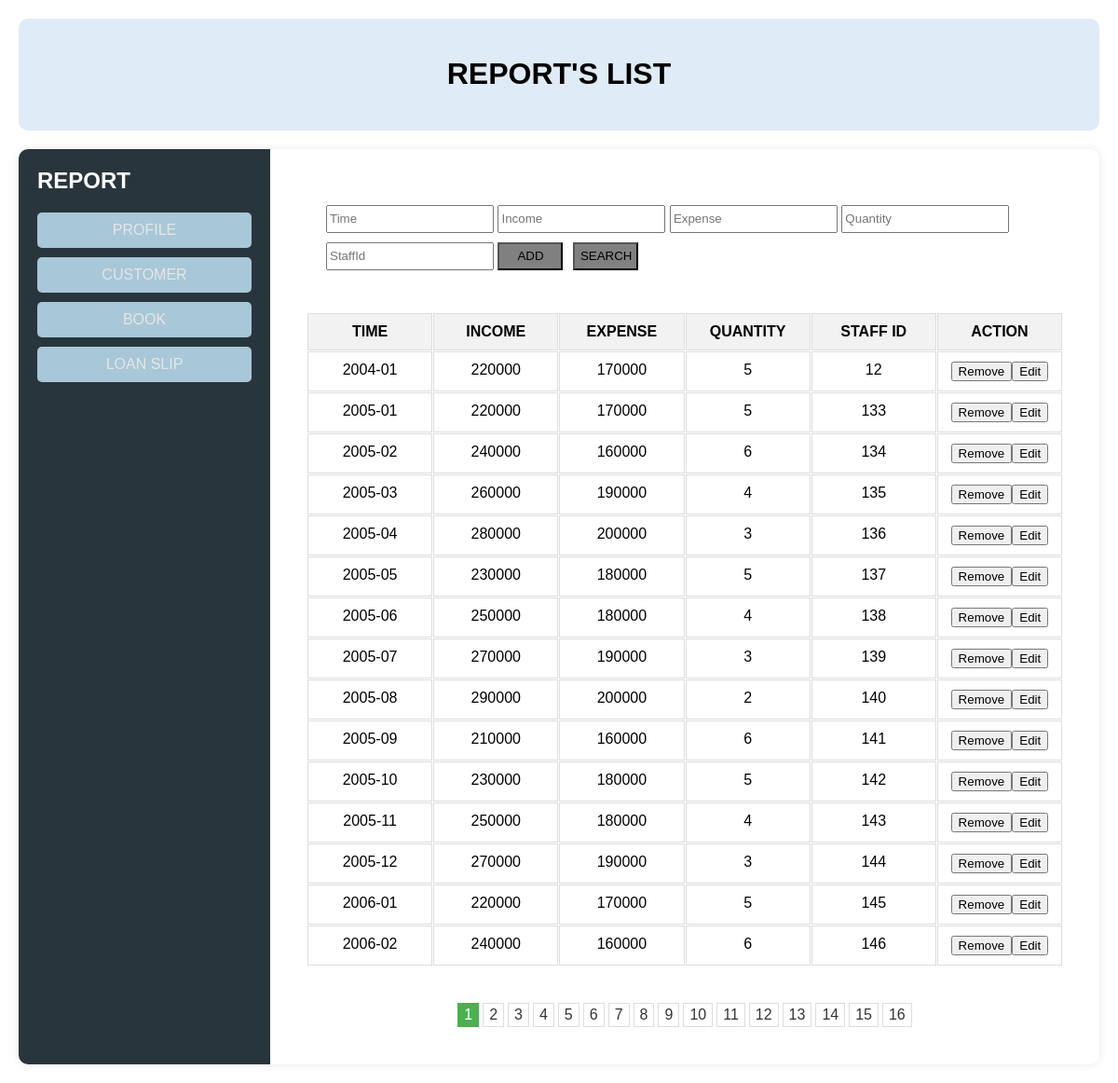
The app's page /report.php with its own data.
### tables this page shows
CREATE TABLE baocaothang (
    thoigian VARCHAR(15) PRIMARY KEY,
    thu INT,
    chi INT,
    soluongsachchuatra INT,
    idnhanvien INT
);

### report.php (the view, shortened to what this page needs)
<?php
include "connect.php";
$limit = 15;
$page = isset($_GET['page']) ? $_GET['page'] : 1;
$start = ($page - 1) * $limit;
if (isset($_POST['button-add'])) {
    $Time = $_POST['Time'];
    $Income = $_POST['Income'];
    $Expense = $_POST['Expense'];
    $Quantity = $_POST['Quantity'];
    $Staffid = $_POST['StaffId'];
    $sql1 = "INSERT INTO baocaothang (thoigian, thu, chi, soluongsachchuatra, idnhanvien) VALUES ('$Time', '$Income', '$Expense', '$Quantity', '$Staffid')";
    mysqli_query($conn, $sql1);
	$sql = "SELECT * FROM baocaothang LIMIT $start, $limit";
    $result = mysqli_query($conn, $sql);
	$total_records_query = "SELECT COUNT(*) FROM baocaothang";
    $total_records_result = mysqli_query($conn, $total_records_query);
    $total_records = mysqli_fetch_array($total_records_result)[0];
    $total_pages = ceil($total_records / $limit);
}
else {
    $sql = "SELECT * FROM baocaothang LIMIT $start, $limit";
    $result = mysqli_query($conn, $sql);
	$total_records_query = "SELECT COUNT(*) FROM baocaothang";
    $total_records_result = mysqli_query($conn, $total_records_query);
    $total_records = mysqli_fetch_array($total_records_result)[0];
    $total_pages = ceil($total_records / $limit);
}
?>
<html lang="en">
          <head>
          </head>
          <body>
		  <div class="container">
		  <div class="header">
				<h1>REPORT'S LIST</h1>
			</div>
			<div class="content">
				<div class="sidebar">
					<h2>REPORT</h2>
					<a href="staffinfo.php">PROFILE</a>
					<a href="customer.php">CUSTOMER</a>
					<a href="book.php">BOOK</a>
                    <a href="loanstaff.php">LOAN SLIP</a>
				</div>
				<div class="main">
				<div class="form-change">
				<form action="report.php" class="form-edit" method="post" enctype="multipart/form-data">
					<input type="text" class="form-container" placeholder="Time" name="Time">
					<input type="text" class="form-container" placeholder="Income" name="Income">
					<input type="text" class="form-container" placeholder="Expense" name="Expense">
					<input type="text" class="form-container" placeholder="Quantity" name="Quantity">
					<input type="text" class="form-container" placeholder="StaffId" name="StaffId">
					<button class="bt" name="button-add">ADD</button>
					<button class="bt" name="button-search">SEARCH</button>
				</form>
				</div>
                <div class="table-container">
        <div class="grid-container">
            <div class="header1">TIME</div>
            <div class="header1">INCOME</div>
            <div class="header1">EXPENSE</div>
            <div class="header1">QUANTITY</div>
            <div class="header1">STAFF ID</div>
			<div class="header1">ACTION</div>
            <?php
            if ($result) {
                while ($row = mysqli_fetch_assoc($result)) {
                    echo "<div>" . $row['thoigian'] . "</div>";
                    echo "<div>" . $row['thu'] . "</div>";
                    echo "<div>" . $row['chi'] . "</div>";
                    echo "<div>" . $row['soluongsachchuatra'] . "</div>";
                    echo "<div>" . $row['idnhanvien'] . "</div>";
					echo "<div>";
					echo "<form action='report.php' method='post' style='display:inline;'>";
					echo "<button type='submit' name='button-remove'>Remove</button>";
					echo "</form>";
					echo "<form action='editrep.php' method='post' style='display:inline;'>";
					echo "<button type='submit' name='button-edit'>Edit</button>";
					echo "</form>";
					echo "</div>";
                }
            }
            ?>
        </div>
    </div>
    <div class="pagination">
        <?php
        for ($i = 1; $i <= $total_pages; $i++) {
            echo "<a href='?page=" . $i . "'";
            if ($i == $page) echo " class='active'";
            echo ">" . $i . "</a>";
        }
        ?>
    </div>
				</div>
			</div>
</div>
          </body>
          </html>

### report.php (style rules this page uses)
body { margin: 0; padding: 0; background: #FFFFFF; font-family: 'Arial', sans-serif; overflow-x: hidden; }
.container { display: flex; flex-direction: column; min-height: 100vh; max-width: 100vw; margin: 0 auto; padding: 20px; box-sizing: border-box; }
.content { flex: 1; display: flex; flex-direction: row; background: #FFFFFF; border-radius: 10px; overflow: hidden; box-shadow: 0 0 10px rgba(0, 0, 0, 0.1); }
.header { text-align: center; padding: 20px; background: #DFEBF6; border-radius: 10px; margin-bottom: 20px; }
.sidebar { width: 270px; background: #29353C; color: #E6E6E6; padding: 20px; box-sizing: border-box; display: flex; flex-direction: column; }
.sidebar h2 { margin-top: 0; margin-bottom: 20px; color: #FFFFFF; }
.sidebar a { text-decoration: none; color: #E6E6E6; display: block; padding: 10px; margin-bottom: 10px; background: #A8C7D8; text-align: center; border-radius: 5px; }
.main { flex: 1; padding: 40px; display: flex; flex-direction: column; }
.grid-container { display: grid; grid-template-columns: repeat(6, 1fr); gap: 1px; width: 100%; margin: 20px auto; }
.grid-container > div { border: 1px solid #ddd; padding: 10px; text-align: center; }
.header1 { background-color: #f2f2f2; font-weight: bold; text-align: center; }
.table-container { position: relative; width: 100%; overflow-x: auto; }
.pagination { display: flex; justify-content: center; margin-top: 20px; }
.pagination a { color: #333; padding: 3px 6px; text-decoration: none; border: 1px solid #ddd; margin: 0 2px; }
.pagination a.active { background-color: #4CAF50; color: white; border: 1px solid #4CAF50; }
.form-container { width: 100%; max-width: 180px; height: 30px; margin-bottom: 10px; }
.form-change { margin-top: 20px; width: 100%; padding: 0 20px; box-sizing: border-box; }
.bt { height: 30px; background-color: grey; cursor: pointer; width: 70px; margin-right: 6px; }

### records on screen
baocaothang: thoigian "2004-01", thu "220000", chi "170000", soluongsachchuatra "5", idnhanvien "12"
baocaothang: thoigian "2005-01", thu "220000", chi "170000", soluongsachchuatra "5", idnhanvien "133"
baocaothang: thoigian "2005-02", thu "240000", chi "160000", soluongsachchuatra "6", idnhanvien "134"
baocaothang: thoigian "2005-03", thu "260000", chi "190000", soluongsachchuatra "4", idnhanvien "135"
baocaothang: thoigian "2005-04", thu "280000", chi "200000", soluongsachchuatra "3", idnhanvien "136"
baocaothang: thoigian "2005-05", thu "230000", chi "180000", soluongsachchuatra "5", idnhanvien "137"
baocaothang: thoigian "2005-06", thu "250000", chi "180000", soluongsachchuatra "4", idnhanvien "138"
baocaothang: thoigian "2005-07", thu "270000", chi "190000", soluongsachchuatra "3", idnhanvien "139"
baocaothang: thoigian "2005-08", thu "290000", chi "200000", soluongsachchuatra "2", idnhanvien "140"
baocaothang: thoigian "2005-09", thu "210000", chi "160000", soluongsachchuatra "6", idnhanvien "141"
baocaothang: thoigian "2005-10", thu "230000", chi "180000", soluongsachchuatra "5", idnhanvien "142"
baocaothang: thoigian "2005-11", thu "250000", chi "180000", soluongsachchuatra "4", idnhanvien "143"
baocaothang: thoigian "2005-12", thu "270000", chi "190000", soluongsachchuatra "3", idnhanvien "144"
baocaothang: thoigian "2006-01", thu "220000", chi "170000", soluongsachchuatra "5", idnhanvien "145"
baocaothang: thoigian "2006-02", thu "240000", chi "160000", soluongsachchuatra "6", idnhanvien "146"
